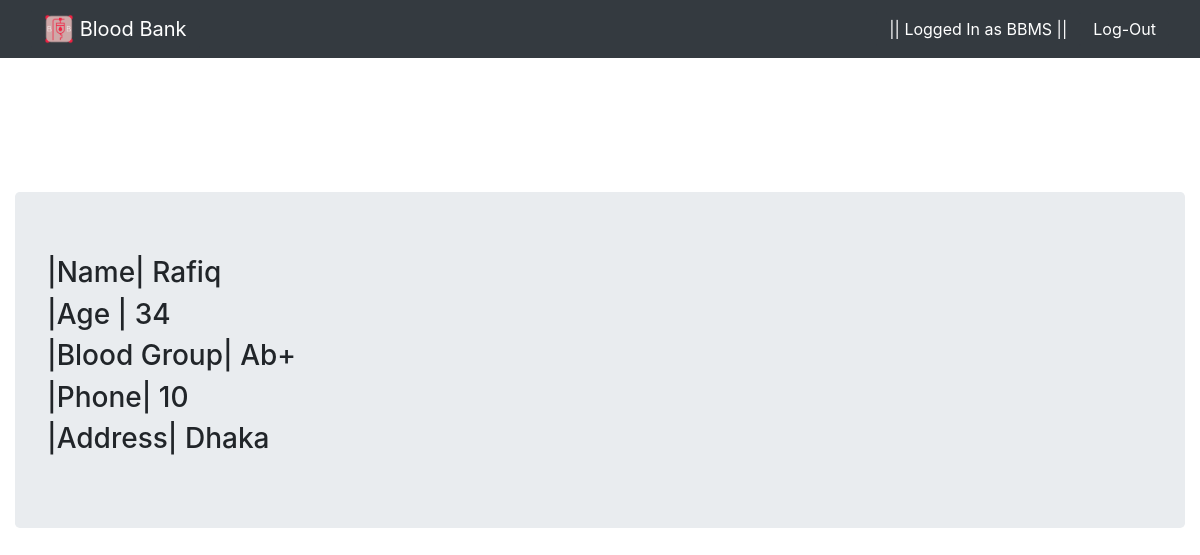
Screenshot of /donordetails/10/ (signed in) with the database file from the repository.
### bloodbank/models.py (models this page shows, shortened)
class BloodClass(models.Model):
    name = models.CharField(max_length=100)
    blood_group = models.CharField(max_length=3)
    age = models.IntegerField()
    address = models.CharField(max_length=250)
    phone_number = models.CharField(max_length=14)
    user = models.ForeignKey(User,on_delete=models.CASCADE)

### bloodbank/views.py (the view)
# urls.py: path('donordetails/<int:donor_id>/', views.donordetails, name='donordetails'),
@login_required
def donordetails(request,donor_id):
    dd = get_object_or_404(BloodClass, pk=donor_id)
    return render(request,'bloodbank/donordetails.html', {'dd':dd})

### bloodbank/templates/bloodbank/donordetails.html
{% extends 'bloodbank/base.html' %}
{% block content %}
<br><br><br><br>
<div class="jumbotron">
<h3>|Name| {{ dd.name }}</h3>
<h3>|Age | {{ dd.age }}</h3>
<h3>|Blood Group| {{ dd.blood_group }}</h3>
<h3>|Phone| {{ dd.phone_number }}</h3>
<h3>|Address| {{ dd.address }}</h3>
</div>
{% endblock %}

### bloodbank/templates/bloodbank/base.html (shortened to what this page needs)
{% load static %}
<!DOCTYPE html>
<html lang="en">
<head>
    <link rel="stylesheet" href="{% static 'bloodbank/bootstrap.css' %}">
    <link rel="stylesheet" href="{% static 'bloodbank/testcss.css' %}">
</head>
<body>
    <nav class="navbar navbar-expand-md fixed-top bg-dark navbar-dark">
        <div class="container-fluid">
        <div class="navbar-header">
            <a href="{% url 'home' %}" class="navbar-brand btn btn-dark">
            <img src="{% static 'bloodbank/LogoMakr-1AIuCn.png' %}" width="30" height="30" class="d-inline-block align-top">
            <span>Blood Bank</span>
            </a>
        </div>
        {% if user.is_authenticated %}
        <ul class="navbar-nav">
            <li class="nav-item"><button type="button"  class="btn btn-dark">|| Logged In as {{ user.username }} ||</button></li>
            <li class="nav-item">
                <form method="POST" action="{% url 'logoutuser' %}">
                <button type="submit"  class="btn btn-dark">Log-Out</button>
            </li>
        </ul>
        {% endif %}
    </div>
    </nav>
    <div class="container-fluid">
        <br>
        <br>
        <br>
        <br>
    {% block content %}{% endblock %}
</div>
</body>
</html>

### rows the page displays
BloodClass: name "Rafiq", age "34", blood_group "Ab+", phone_number "10", address "Dhaka"

### other values shown
{{ user.username }} "BBMS"
